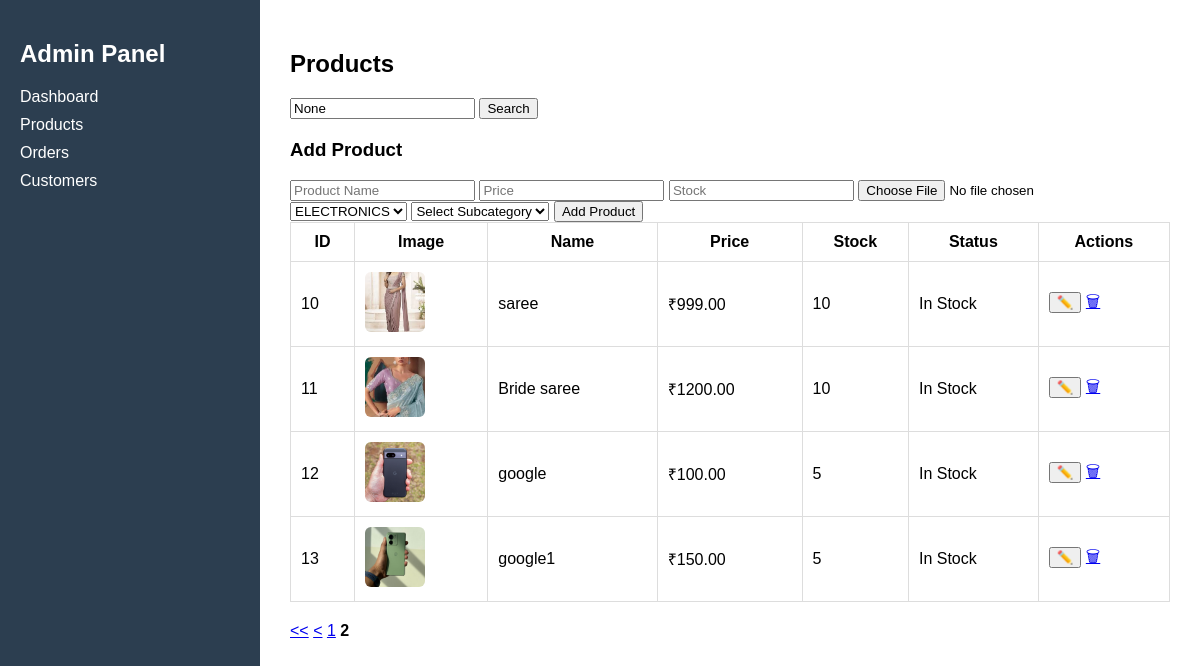
The page /admin-products/?page=2 on the database as committed earlier.
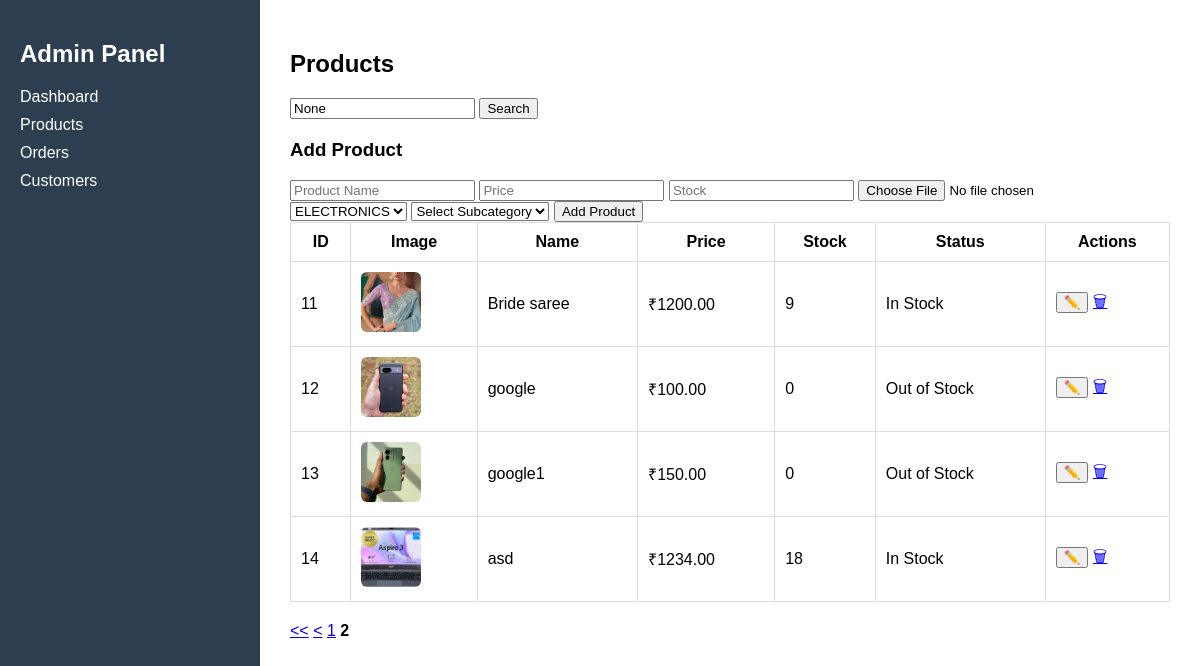
The same page on the database as committed later.
### category/models.py (models this page shows, shortened)
class Product(models.Model):
    category = models.ForeignKey(Category, on_delete=models.CASCADE)
    subcategory = models.ForeignKey(SubCategory, on_delete=models.CASCADE)
    name = models.CharField(max_length=200)
    description = models.TextField()
    price = models.DecimalField(max_digits=10, decimal_places=2)
    image = models.ImageField(upload_to='products/')
    stock=models.IntegerField(default=0)
    low_stock_threshold = models.IntegerField(default=0)

### category/views.py (the view, shortened to what this page needs)
# urls.py: path("admin-products/", views.admin_products, name="admin_products"),
def admin_products(request):
    query = request.GET.get("q")
    products = Product.objects.all()
    categories = Category.objects.all()
    subcategories = SubCategory.objects.all()
    if query:
        products = products.filter(name__icontains=query)
    paginator = Paginator(products,9)
    page_number = request.GET.get("page")
    products = paginator.get_page(page_number)
    return render(request, "admindashboard/products.html", {
        "products": products,
        "query": query,
        "categories":categories,
        "subcategories":subcategories
    })

### category/templates/admindashboard/products.html (shortened to what this page needs)
{% extends "admindashboard/base.html" %}
{% block content %}
<h2>Products</h2>
<form method="GET" style="margin-bottom:20px;">
<input type="text" name="q" placeholder="Search product..." value="{{ query }}">
<button type="submit">Search</button>
</form>
<h3>Add Product</h3>
<form method="POST" enctype="multipart/form-data">
<input type="text" name="name" placeholder="Product Name">
<input type="number" step="0.01" name="price" placeholder="Price">
<input type="number" name="stock" placeholder="Stock">
<input type="file" name="image">
<select name="category">
{% for c in categories %}
<option value="{{ c.id }}">{{ c.name }}</option>
{% endfor %}
</select>
<select name="subcategory" required>
<option value="">Select Subcategory</option>
</select>
<button type="submit">Add Product</button>
</form>
<table border="1" cellpadding="10" cellspacing="0" width="100%">
<thead>
<tr>
<th>ID</th>
<th>Image</th>
<th>Name</th>
<th>Price</th>
<th>Stock</th>
<th>Status</th>
<th>Actions</th>
</tr>
</thead>
<tbody>
{% for product in products %}
<tr>
<td>{{ product.id }}</td>
<td>
{% if product.image %}
<img src="{{ product.image.url }}" class="product-thumb">
{% else %}
No Image
{% endif %}
</td>
<td>{{ product.name }}</td>
<td>
<span id="price-text-{{product.id}}">
₹{{ product.price }}
</span>
</td>
<td>
<span id="stock-text-{{product.id}}">
{{ product.stock }}
</span>
</td>
<td>
{% if product.stock == 0 %}
<span class="stock-out">Out of Stock</span>
{% elif product.stock < 5 %}
<span class="stock-low">Low Stock</span>
{% else %}
<span class="stock-ok">In Stock</span>
{% endif %}
</td>
<td>
<button type="button" onclick="editRow({{product.id}})">✏️</button>
<a href="{% url 'delete_product' product.id %}"
onclick="return confirm('Delete this product?')">🗑</a>
</td>
</tr>
{% endfor %}
</tbody>
</table>
<div style="margin-top:20px;">
{% if products.has_previous %} <a href="?page=1"><<</a> <a href="?page={{ products.previous_page_number }}"><</a>
{% endif %}
{% for i in products.paginator.page_range %}
{% if products.number == i %} <strong>{{ i }}</strong>
{% else %} <a href="?page={{ i }}">{{ i }}</a>
{% endif %}
{% endfor %}
</div>
{% endblock %}

### category/templates/admindashboard/base.html (shortened to what this page needs)
<!DOCTYPE html>
<html>
<head>
</head>
<body>
<div class="sidebar">
<h2>Admin Panel</h2>
<a href="{% url 'admin_dashboard' %}">Dashboard</a>
<a href="{% url 'admin_products' %}">Products</a>
<a href="{% url 'admin_orders' %}">Orders</a>
<a href="{% url 'admin_customers' %}">Customers</a>
</div>
<div class="content">
{% block content %}
{% endblock %}
</div>
</body>
</html>

### category/templates/admindashboard/base.html (style rules this page uses)
body { margin:0; font-family:Arial; display:flex; }
.sidebar { width:220px; background:#2c3e50; color:white; height:100vh; padding:20px; }
.sidebar a { display:block; color:white; text-decoration:none; margin:10px 0; }
.content { flex:1; padding:30px; }
table { width:100%; border-collapse:collapse; }
th,td { border:1px solid #ddd; padding:10px; }

### category/templates/admindashboard/products.html (style rules this page uses)
.product-thumb { width:60px; height:60px; object-fit:cover; border-radius:6px; }

Rows that differ between the two databases and show on the page:
no longer on this page (row unchanged): Product: id "10", image (picture), name "saree", price "999.00", stock "10", shows "In Stock"
changed Product "Bride saree": stock "10" → "9"
changed Product "google": stock "5" → "0"; stock "In Stock" → "Out of Stock"
changed Product "google1": stock "5" → "0"; stock "In Stock" → "Out of Stock"
added Product: id "14", image (picture), name "asd", price "1234.00", stock "18", shows "In Stock"
